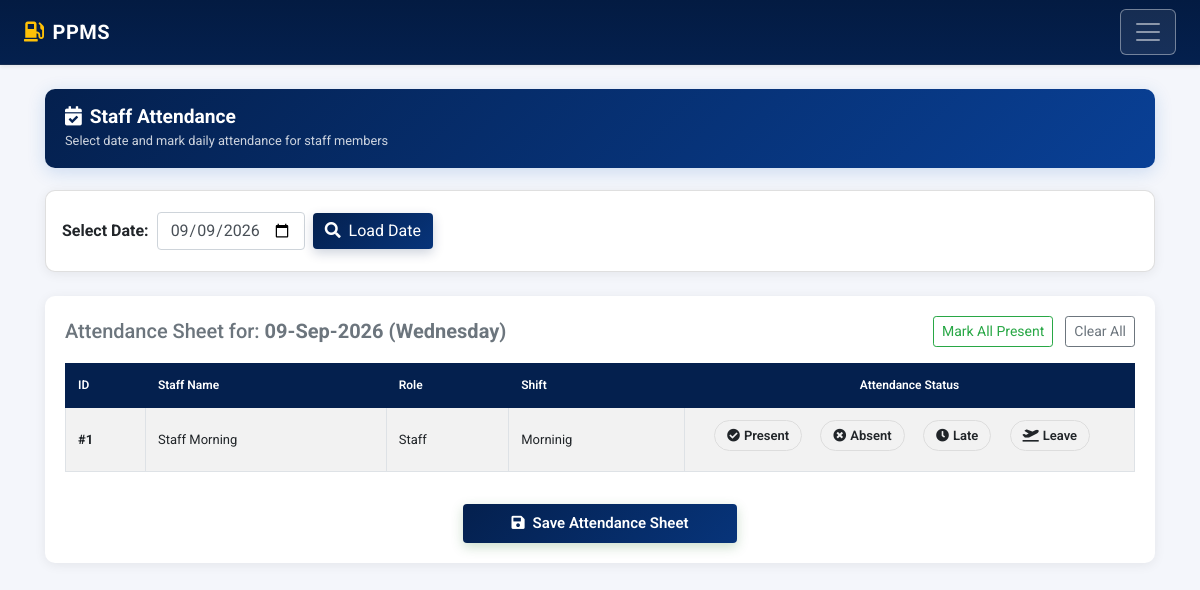
Page /staff/attendance-list.php (signed in) on the committed database.
### tables this page shows
CREATE TABLE `tbl_staff` (
  `id` int(11) NOT NULL,
  `first_name` varchar(128) NOT NULL,
  `last_name` varchar(128) NOT NULL,
  `role_id` int(11) NOT NULL,
  `joining_date` date NOT NULL,
  `shift_id` int(11) NOT NULL,
  `salary` decimal(10,2) NOT NULL DEFAULT 0.00,
  `experience` varchar(255) DEFAULT NULL,
  `address` varchar(512) DEFAULT NULL,
  `phone` varchar(32) NOT NULL DEFAULT '',
  `created_at` datetime NOT NULL DEFAULT current_timestamp(),
  `updated_at` datetime NOT NULL DEFAULT current_timestamp() ON UPDATE current_timestamp(),
  `deleted_at` datetime DEFAULT NULL
);

CREATE TABLE `tbl_staff_roles` (
  `id` int(11) NOT NULL,
  `name` varchar(128) NOT NULL,
  `created_at` timestamp NOT NULL DEFAULT current_timestamp(),
  `updated_at` timestamp NOT NULL DEFAULT current_timestamp() ON UPDATE current_timestamp(),
  `deleted_at` datetime DEFAULT NULL
);

CREATE TABLE `tbl_shifts` (
  `id` int(11) NOT NULL,
  `name` varchar(128) NOT NULL,
  `start_time` time NOT NULL,
  `end_time` time NOT NULL,
  `status` enum('Active','Inactive') NOT NULL DEFAULT 'Active',
  `deleted_at` datetime DEFAULT NULL
);

### staff/attendance-list.php (the view, shortened to what this page needs)
<?php
require '../include/permissions.php';
$date = isset($_GET['date']) ? mysqli_real_escape_string($connection, $_GET['date']) : date('Y-m-d');
$staff_sql = "SELECT s.id, s.first_name, s.last_name, r.name as role_name, sh.name as shift_name
              FROM tbl_staff s
              LEFT JOIN tbl_staff_roles r ON s.role_id = r.id
              LEFT JOIN tbl_shifts sh ON s.shift_id = sh.id
              ORDER BY s.id DESC";
$staff_result = mysqli_query($connection, $staff_sql);
?>
<!DOCTYPE html>
<html lang="en">
<head>
    <link rel="stylesheet" href="https://stackpath.bootstrapcdn.com/bootstrap/4.3.1/css/bootstrap.min.css">
    <link rel="stylesheet" href="https://cdnjs.cloudflare.com/ajax/libs/font-awesome/5.11.2/css/all.min.css">
    <link rel="stylesheet" href="../include/style.css?v=1.0.1">
</head>
<body>
    <?php include('../include/navbar.php'); ?>
    <main class="main">
        <div class="container pt-4 pb-5">
            <div class="page-header">
                <div>
                    <h4><i class="fas fa-calendar-check mr-2"></i>Staff Attendance</h4>
                    <small style="opacity:.8;">Select date and mark daily attendance for staff members</small>
                </div>
            </div>
            <div class="card mb-4" style="border-radius:10px; box-shadow:0 2px 12px rgba(0,0,0,0.07);">
                <div class="card-body">
                    <form method="GET" action="attendance-list.php" class="form-inline">
                        <label class="my-1 mr-2 font-weight-bold" for="date">Select Date:</label>
                        <input type="date" name="date" id="date" class="form-control mr-sm-2" value="<?php echo htmlspecialchars($date); ?>" max="<?php echo date('Y-m-d'); ?>" required>
                        <button type="submit" class="btn btn-primary my-1"><i class="fas fa-search mr-1"></i> Load Date</button>
                    </form>
                </div>
            </div>
            <div class="list-card">
                <form action="attendance-list.php" method="POST">
                    <div class="d-flex justify-content-between align-items-center mb-3">
                        <h5 class="mb-0 text-muted">Attendance Sheet for: <strong><?php echo date('d-M-Y (l)', strtotime($date)); ?></strong></h5>
                        <div>
                            <button type="button" class="btn btn-sm btn-outline-success mr-2" onclick="markAll('Present')">Mark All Present</button>
                            <button type="button" class="btn btn-sm btn-outline-secondary" onclick="clearAll()">Clear All</button>
                        </div>
                    </div>
                    <table class="table table-bordered table-striped" style="width:100%;">
                        <thead>
                            <tr>
                                <th style="width: 80px;">ID</th>
                                <th>Staff Name</th>
                                <th>Role</th>
                                <th>Shift</th>
                                <th style="width: 450px; text-align: center;">Attendance Status</th>
                            </tr>
                        </thead>
                        <tbody>
                            <?php if ($staff_result && mysqli_num_rows($staff_result) > 0): ?>
                                <?php while ($row = mysqli_fetch_assoc($staff_result)):
                                    $fullName = $row['first_name'] . ' ' . $row['last_name'];
                                    $staff_id = $row['id'];
                                ?>
                                    <tr>
                                        <td><strong>#<?php echo $staff_id; ?></strong></td>
                                        <td><?php echo htmlspecialchars($fullName); ?></td>
                                        <td><?php echo htmlspecialchars($row['role_name'] ?? 'N/A'); ?></td>
                                        <td><?php echo htmlspecialchars($row['shift_name'] ?? 'N/A'); ?></td>
                                        <td style="text-align: center;">
                                            <label class="att-radio att-radio-p">
                                                <span class="att-label"><i class="fas fa-check-circle mr-1"></i>Present</span>
                                            </label>
                                            <label class="att-radio att-radio-a">
                                                <span class="att-label"><i class="fas fa-times-circle mr-1"></i>Absent</span>
                                            </label>
                                            <label class="att-radio att-radio-l">
                                                <span class="att-label"><i class="fas fa-clock mr-1"></i>Late</span>
                                            </label>
                                            <label class="att-radio att-radio-le">
                                                <span class="att-label"><i class="fas fa-plane-departure mr-1"></i>Leave</span>
                                            </label>
                                        </td>
                                    </tr>
                                <?php endwhile; ?>
                            <?php else: ?>
                                <tr>
                                    <td colspan="5" class="text-center text-muted py-4">No staff members found. <a href="add-staff.php">Add some now.</a></td>
                                </tr>
                            <?php endif; ?>
                        </tbody>
                    </table>
                    <?php if ($staff_result && mysqli_num_rows($staff_result) > 0): ?>
                        <div class="text-center pt-3">
                            <button type="submit" class="btn btn-success px-5 py-2" style="font-weight:600; font-size:15px; box-shadow: 0 4px 12px rgba(46,125,50,0.25);">
                                <i class="fas fa-save mr-2"></i>Save Attendance Sheet
                            </button>
                        </div>
                    <?php endif; ?>
                </form>
            </div>
        </div>
    </main>
</body>
</html>

### include/style.css (style rules this page uses)
:root { --primary-color: #04204e; --primary-hover: #07347a; --primary-light: #e6f0fa; --primary-gradient: linear-gradient(135deg, var(--primary-color) 0%, #07347a 100%); --gradient-header: linear-gradient(135deg, var(--primary-color) 0%, #094096 100%); --navy-glass: rgba(4, 32, 78, 0.96); }
body { font-family: 'Roboto', sans-serif; background-color: #f4f6fb; color: #212529; overflow-x: hidden; }
@media (max-width: 1240px) { .page-header { padding: 16px 20px !important; flex-direction: column !important; align-items: flex-start !important; gap: 12px; } }
@media (max-width: 1240px) { .page-header h4, .page-header h2 { font-size: 1.2rem !important; } }
@media (max-width: 1240px) { .card-custom, .card-body, .header-card, .table-card { padding: 18px 16px !important; } }
.btn-primary { background-color: #04204e !important; background: var(--primary-gradient) !important; border: none !important; color: #ffffff !important; box-shadow: 0 4px 12px rgba(4, 32, 78, 0.2); transition: all 0.2s ease; }
table thead th, .table thead th { background-color: #04204e !important; color: #ffffff !important; border-color: #04204e !important; vertical-align: middle !important; }

### staff/attendance-list.php (style rules this page uses)
body { background:#f4f6fb; font-family:'Roboto',sans-serif; }
.page-header { background: var(--gradient-header) !important; color:#fff; padding:18px 28px; border-radius:10px; margin-bottom:22px; display:flex; align-items:center; justify-content:space-between; box-shadow:0 4px 18px rgba(21,101,192,0.18); }
.page-header h4 { margin:0; font-weight:700; font-size:1.25rem; }
.list-card { background:#fff; border-radius:10px; box-shadow:0 2px 12px rgba(0,0,0,0.07); overflow:hidden; padding:20px; }
.table thead th { background: var(--primary-color) !important; color:#fff; font-size:12px; font-weight:600; }
.table td { vertical-align:middle; font-size:13px; }
.btn-primary { background: var(--primary-gradient) !important; border: none !important; }
.btn-success { background: var(--primary-gradient) !important; border: none !important; }
.att-radio { position: relative; display: inline-block; margin-right: 15px; cursor: pointer; font-weight: 600; font-size: 13px; }
.att-label { padding: 5px 12px; border-radius: 20px; border: 1px solid #ddd; transition: all 0.2s; display: inline-block; }

### rows in the picture
tbl_staff: id "1", fullName "Staff Morning", tbl_staff_roles.name "Staff", shift.name "Morninig"

### other values in the picture
date('d-M-Y (l)', strtotime($date)) "09-Sep-2026 (Wednesday)"
